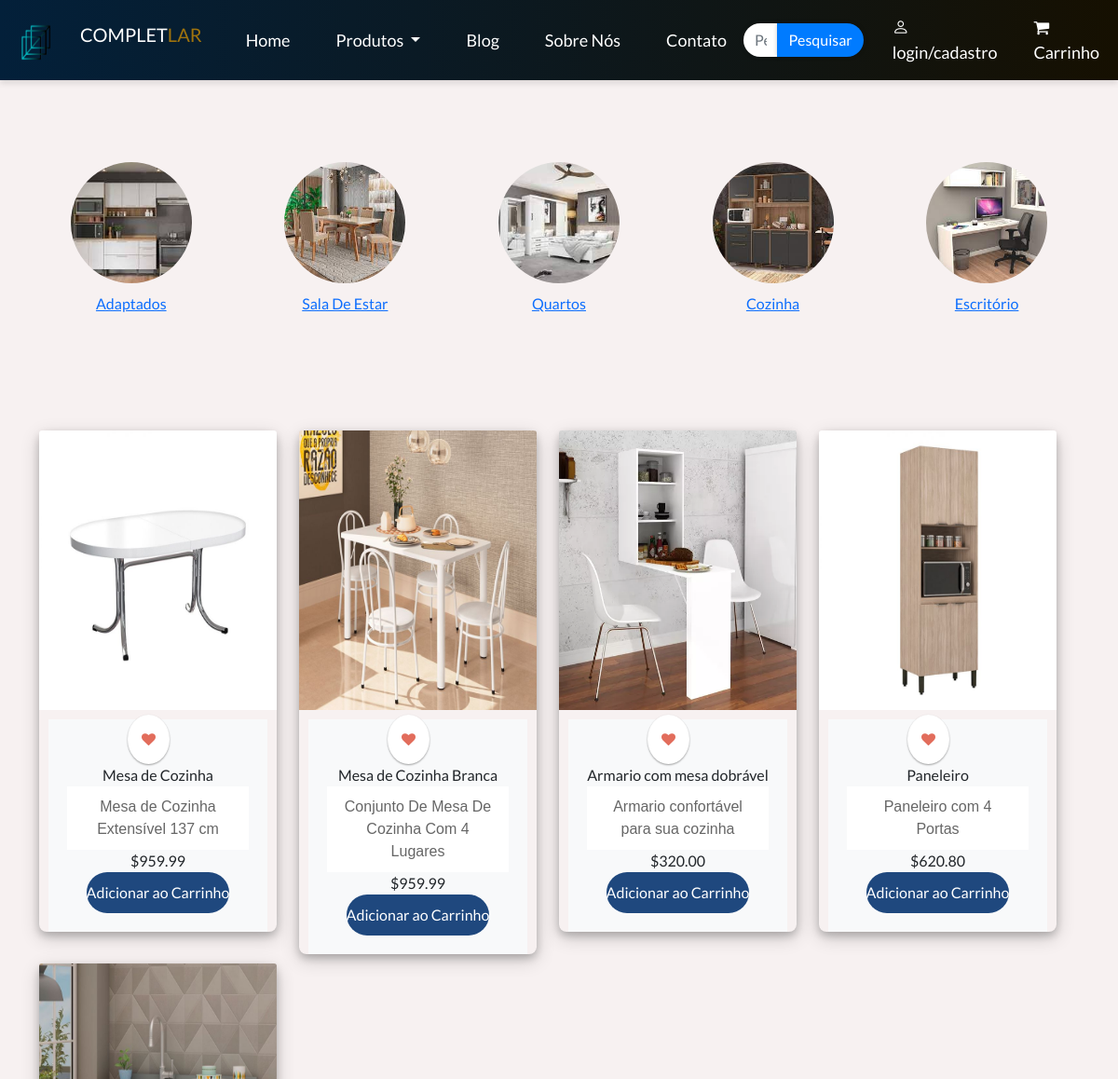
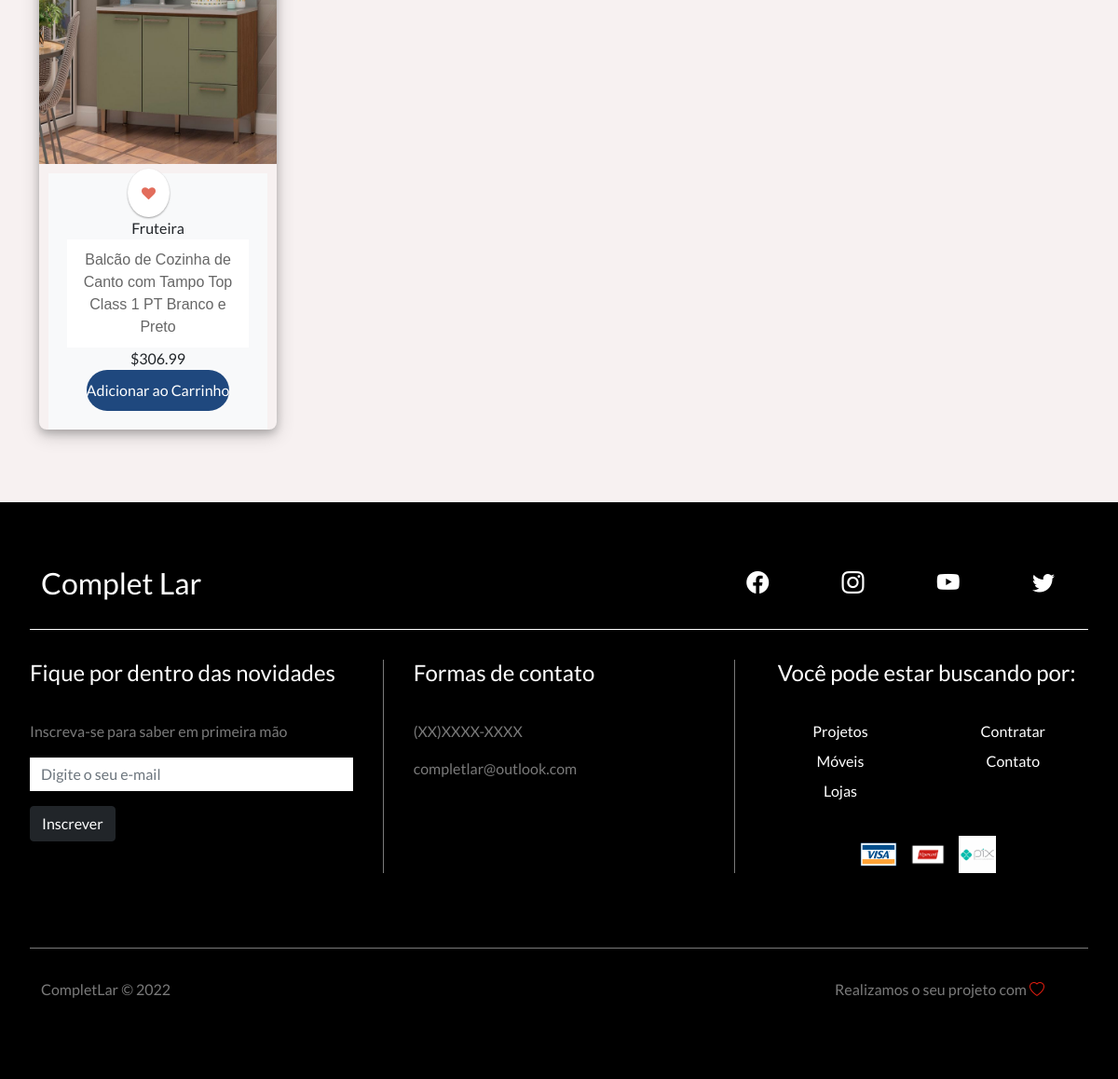
/produtosC.php, run on the app's committed database (2 pictures, top to bottom).
### tables this page shows
CREATE TABLE `categoriacozinha` (
  `IdCozinha` int(11) NOT NULL,
  `nome` varchar(255) NOT NULL,
  `caminho_imagem` varchar(255) NOT NULL,
  `descricao_imagem` varchar(70) NOT NULL,
  `preco` varchar(70) NOT NULL
);

### produtosC.php (the view, shortened to what this page needs)
<!DOCTYPE html>
<html lang="pt-br">
<head>
    <link
      href="https://cdn.jsdelivr.net/npm/bootstrap@5.0.2/dist/css/bootstrap.min.css"
      rel="stylesheet"
    />
    <link
      rel="stylesheet"
      href="https://cdn.jsdelivr.net/npm/bootstrap-icons@1.5.0/font/bootstrap-icons.css"
    />
 <link rel="stylesheet"  type="text/css"  href="assets/CSS/mainProduto.css"/>
    <link rel="stylesheet"  type="text/css"  href="assets/CSS/categoria.css" />
  </head>
<body>
<link rel="stylesheet" href="https://cdnjs.cloudflare.com/ajax/libs/font-awesome/4.7.0/css/font-awesome.min.css">
<?php include 'includes/header.php'; ?>
<br><br><br>
<div class="container text-center mx-auto p-2">
    <div class="row">
        <div class="col-md-2 d-flex flex-column align-items-center mx-auto p-2">
            <a href="produtos.php">
                <img src="assets/Imagens/Produtos/adaptados.jpg" class="img-fluid rounded-circle img-zoom" alt="Imagem 1">
                <p>Adaptados</p>
            </a>
        </div>
        <div class="col-md-2 d-flex flex-column align-items-center mx-auto p-2">
            <a href="produtosSE.php">
                <img src="assets/Imagens/Produtos/saladestarr.jpg" class="img-fluid rounded-circle img-zoom" alt="Imagem 1">
                <p>Sala De Estar</p>
            </a>
        </div>
        <div class="col-md-2 d-flex flex-column align-items-center mx-auto p-2">
            <a href="produtosQ.php">
                <img src="assets/Imagens/Produtos/quartos.jpg" class="img-fluid rounded-circle img-zoom" alt="Imagem 1">
                <p>Quartos</p>
            </a>
        </div>
        <div class="col-md-2 d-flex flex-column align-items-center mx-auto p-2">
            <a href="produtosC.php">
                <img src="assets/Imagens/Produtos/cozinhaa.jpg" class="img-fluid rounded-circle img-zoom" alt="Imagem 1">
                <p>Cozinha</p>
            </a>
        </div>
        <div class="col-md-2 d-flex flex-column align-items-center mx-auto p-2">
            <a href="produtosE.php">
                <img src="assets/Imagens/Produtos/escrito.jpg" class="img-fluid rounded-circle img-zoom" alt="Imagem 1">
                <p>Escritório</p>
            </a>
        </div>
    </div>
</div><br>
<div class="container mt-5">
    <div class="row">
        <?php
        $conn = new Conectar();
        $itensPorPagina = 6;
        $paginaAtual = isset($_GET['pagina']) ? (int)$_GET['pagina'] : 1;
        $offset = ($paginaAtual - 1) * $itensPorPagina;
        $sql = "SELECT * FROM categoriacozinha LIMIT $itensPorPagina OFFSET $offset";
        $stmt = $conn->prepare($sql);
        $stmt->execute();
        $result = $stmt->fetchAll(PDO::FETCH_ASSOC);
        if ($result) {
            echo '<div class="row">';
            foreach ($result as $row) {
                echo '<div class="col-md-3">';
                echo '<div class="card-sl">';
                echo '<img src="' . $row['caminho_imagem'] . '" class="card-img-top custom-image-size img-fluid" alt="' . $row['nome'] . '" style="width: 100vh; height:300px;">';
                echo '<div class="card-body d-flex flex-column align-items-center" style="text-align: center; padding: 20px;margin:10px; background-color: #f8f9fa;">';
                echo  '<a class="card-action" href="#"><i class="fa fa-heart"></i></a>';
                echo '<div class="heading">' . $row['nome'] . '</div>';
                echo '<div class="card-text">' . $row['descricao_imagem'] . '</div>';
                echo '<div class="card-price">$' . $row['preco'] . '</div>';
                echo '<form method="post" action="adiciona_ao_carrinho.php">';
                echo '<button class="card-button" type="submit" name="add_to_cart" >Adicionar ao Carrinho</button>';
                echo '</form>';
                echo '</div>';
                echo '</div>';
                echo '</div>';
            }
            echo '</div>';
        } else {
            echo '<p class="text-center mt-5">Nenhum produto encontrado.</p>';
        }
        ?>
        </div>
</div>
    <br><br>
  <?php include 'includes/footer.php'; ?>
</body>
</html>

### assets/CSS/mainProduto.css (style rules this page uses)
body { font-family: Varela Round; background: #f1f1f1; }
a { text-decoration: none; }
.card-sl { border-radius: 8px; box-shadow: 0 4px 8px 0 rgba(0, 0, 0, 0.2), 0 6px 20px 0 rgba(0, 0, 0, 0.19); }
.card-action { position: relative; float: right; margin-top: -25px; margin-right: 20px; z-index: 2; color: #E26D5C; background: #fff; border-radius: 100%; padding: 15px; font-size: 15px; box-shadow: 0 1px 2px 0 rgba(0, 0, 0, 0.2), 0 1px 2px 0 rgba(0, 0, 0, 0.19); }
.card-text { padding: 10px 15px; background: #fff; font-size: 13px; color: #636262; }
.card-button { display: flex; justify-content: center; padding: 10px 0; width: 100%; background-color: #1F487E; color: #fff; border-radius: 30px; border: none; }

### assets/CSS/categoria.css (style rules this page uses)
.col-md-2 img { width: 130px; height: 130px; margin-bottom: 10px; border-radius: 50%; }
.img-zoom { transition: transform 0.3s ease; }
.card-text { font-family: 'Verdana', sans-serif; font-size: 16px; color: #666; }
.container { max-width: 900px; margin: 0 auto; padding: 20px; }

### assets/CSS/header.css (style rules this page uses)
body, html { background-color: #f7f1f1; margin: 0; padding: 0; height: 100%; width: 100%; }
* { font-family: 'Lato', sans-serif; }
body, html { background-color: #f7f1f1; margin: 0; padding: 0; height: 100%; width: 100%; overflow-x: hidden; overflow-y: auto; }

### data on the page
categoriacozinha: caminho_imagem (picture), nome "Mesa de Cozinha", descricao_imagem "Mesa de Cozinha Extensível 137 cm", preco "959.99"
categoriacozinha: caminho_imagem (picture), nome "Mesa de Cozinha Branca", descricao_imagem "Conjunto De Mesa De Cozinha Com 4 Lugares", preco "959.99"
categoriacozinha: caminho_imagem (picture), nome "Armario com mesa dobrável", descricao_imagem "Armario confortável para sua cozinha", preco "320.00"
categoriacozinha: caminho_imagem (picture), nome "Paneleiro", descricao_imagem "Paneleiro com 4 Portas", preco "620.80"
categoriacozinha: caminho_imagem (picture), nome "Fruteira", descricao_imagem "Balcão de Cozinha de Canto com Tampo Top Class 1 PT Branco e Preto", preco "306.99"
